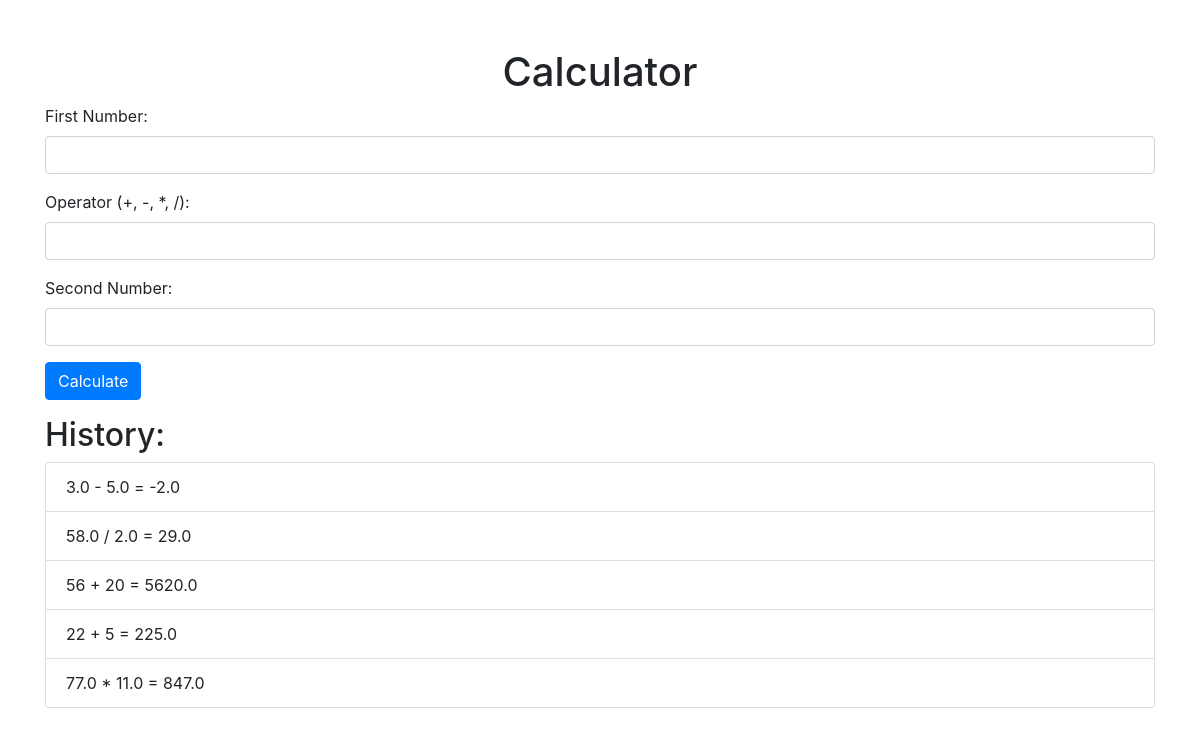
Before: / with the older database file.
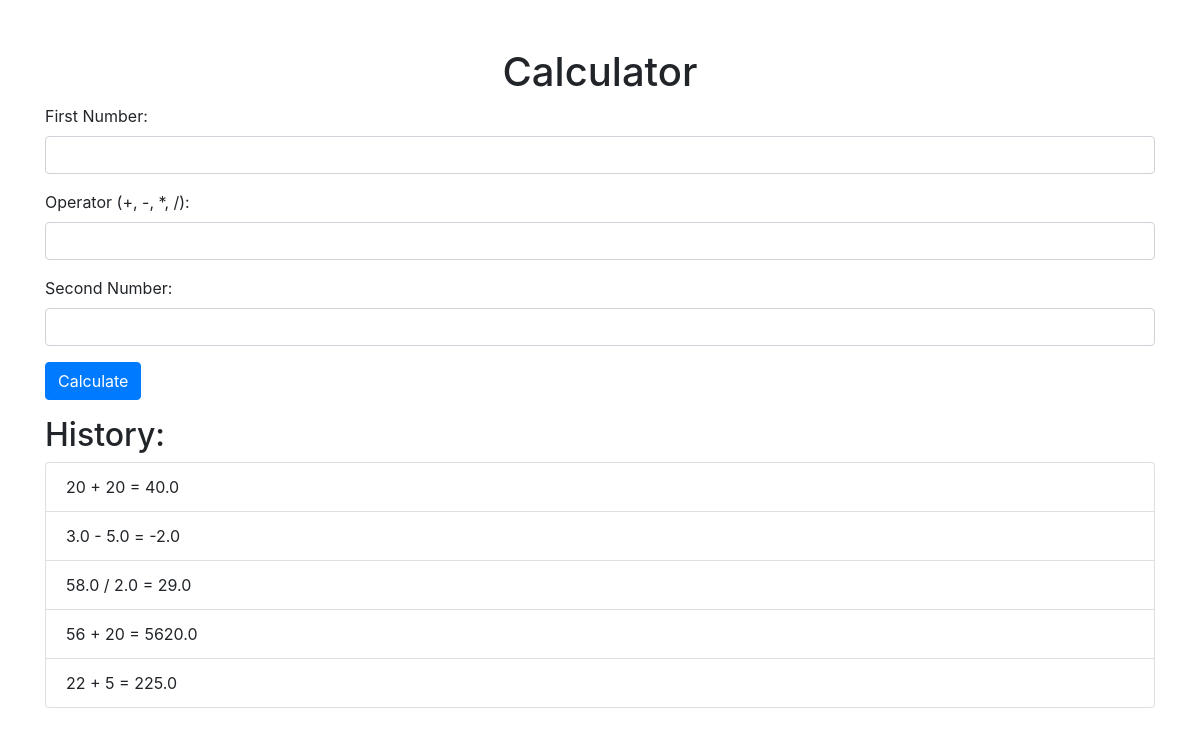
After: the same page with the newer database file.
### calculator_app/models.py (models this page shows)
class Calculation(models.Model):
    expression = models.CharField(max_length=255)
    result = models.FloatField()
    def __str__(self):
        return f"{self.expression} = {self.result}"
    objects = models.Manager()

### calculator_app/views.py (the view, shortened to what this page needs)
# urls.py: path("", views.calculator, name="calculator"),
def calculator(request):
    calculation_history = Calculation.objects.order_by('-id')[:5]
    return render(request, 'calculator.html', {'history': calculation_history})

### calculator_app/templates/calculator.html (shortened to what this page needs)
<!DOCTYPE html>
<html>
<head>
    <link rel="stylesheet" href="https://stackpath.bootstrapcdn.com/bootstrap/4.5.2/css/bootstrap.min.css">
</head>
<body>
    <div class="container mt-5">
        <h1 class="text-center">Calculator</h1>
        <form method="POST" action="{% url 'calculator' %}">
            <div class="form-group">
                <label for="num1">First Number:</label>
                <input type="text" class="form-control" name="num1" required>
            </div>
            <div class="form-group">
                <label for="operator">Operator (+, -, *, /):</label>
                <input type="text" class="form-control" name="operator" required>
            </div>
            <div class="form-group">
                <label for="num2">Second Number:</label>
                <input type="text" class="form-control" name="num2" required>
            </div>
            <button type="submit" class="btn btn-primary">Calculate</button>
        </form>
        {% if history %}
            <h2 class="mt-3">History:</h2>
            <ul class="list-group">
                {% for calculation in history %}
                    <li class="list-group-item">{{ calculation }}</li>
                {% endfor %}
            </ul>
        {% endif %}
    </div>
</body>
</html>

Changed rows visible on the page:
no longer on this page (row unchanged): Calculation: expression+result "77.0 * 11.0 = 847.0"
added Calculation: expression+result "20 + 20 = 40.0"
